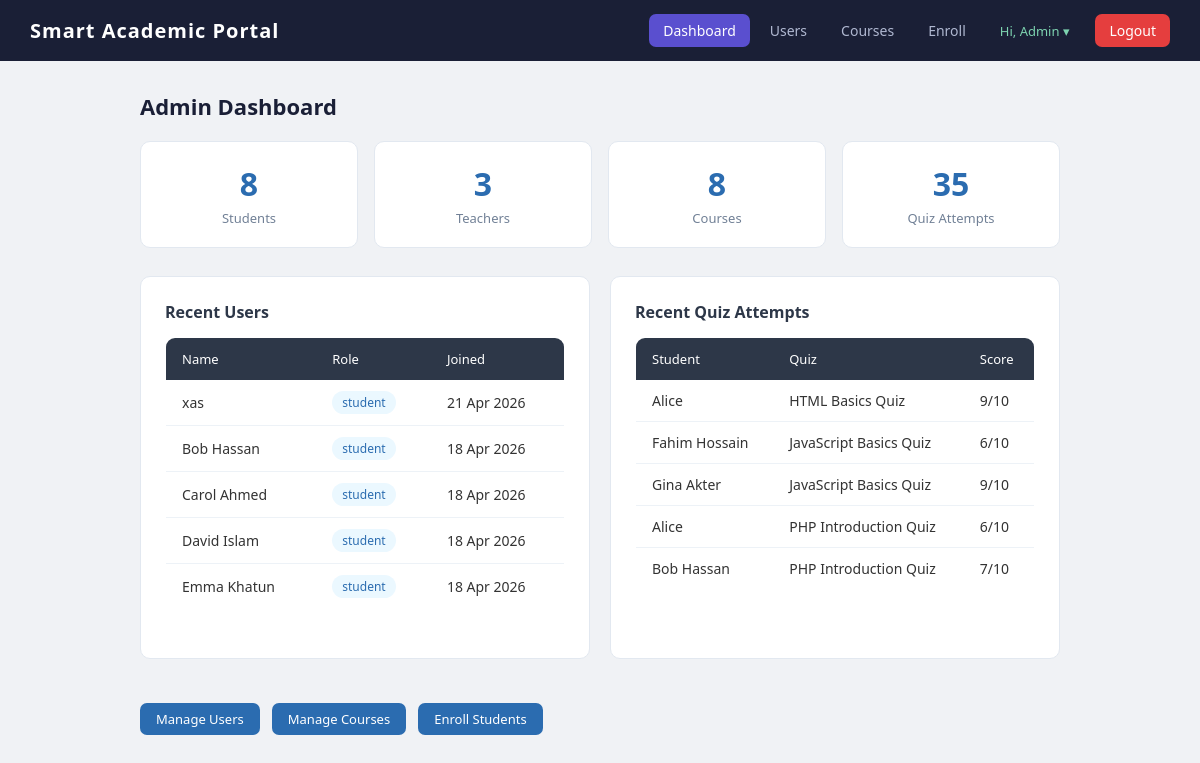
Page /admin/dashboard.php (signed in) on the committed database.
### tables this page shows
CREATE TABLE `users` (
  `id` int(11) NOT NULL,
  `name` varchar(100) NOT NULL,
  `email` varchar(100) NOT NULL,
  `password` varchar(255) NOT NULL,
  `role` enum('student','teacher','admin') DEFAULT 'student',
  `created_at` timestamp NOT NULL DEFAULT current_timestamp()
);

CREATE TABLE `quiz_attempts` (
  `id` int(11) NOT NULL,
  `quiz_id` int(11) NOT NULL,
  `student_id` int(11) NOT NULL,
  `score` int(11) DEFAULT 0,
  `attempted_at` timestamp NOT NULL DEFAULT current_timestamp()
);

CREATE TABLE `quizzes` (
  `id` int(11) NOT NULL,
  `course_id` int(11) NOT NULL,
  `title` varchar(150) NOT NULL,
  `time_limit` int(11) DEFAULT 30,
  `total_marks` int(11) DEFAULT 10
);

### admin/dashboard.php (the view, shortened to what this page needs)
<?php
$total_students = mysqli_fetch_assoc(mysqli_query($conn,
    "SELECT COUNT(*) as c FROM users WHERE role='student'"))['c'];
$total_teachers = mysqli_fetch_assoc(mysqli_query($conn,
    "SELECT COUNT(*) as c FROM users WHERE role='teacher'"))['c'];
$total_courses  = mysqli_fetch_assoc(mysqli_query($conn,
    "SELECT COUNT(*) as c FROM courses"))['c'];
$total_attempts = mysqli_fetch_assoc(mysqli_query($conn,
    "SELECT COUNT(*) as c FROM quiz_attempts"))['c'];
$recent_users = mysqli_query($conn,
    "SELECT name, role, created_at FROM users ORDER BY created_at DESC LIMIT 5");
$recent_attempts = mysqli_query($conn,
    "SELECT u.name, q.title, qa.score, q.total_marks, qa.attempted_at
     FROM quiz_attempts qa
     JOIN users u ON qa.student_id = u.id
     JOIN quizzes q ON qa.quiz_id = q.id
     ORDER BY qa.attempted_at DESC LIMIT 5");
?>
<!DOCTYPE html>
<html lang="en">
<head>
  <link rel="stylesheet" href="../assets/style.css">
</head>
<body>
<?php include '../includes/header.php'; ?>
<div class="container">
  <h2>Admin Dashboard</h2>
  <div class="stats-grid">
    <div class="stat-card">
      <div class="stat-number"><?= $total_students ?></div>
      <div class="stat-label">Students</div>
    </div>
    <div class="stat-card">
      <div class="stat-number"><?= $total_teachers ?></div>
      <div class="stat-label">Teachers</div>
    </div>
    <div class="stat-card">
      <div class="stat-number"><?= $total_courses ?></div>
      <div class="stat-label">Courses</div>
    </div>
    <div class="stat-card">
      <div class="stat-number"><?= $total_attempts ?></div>
      <div class="stat-label">Quiz Attempts</div>
    </div>
  </div>
  <div style="display:grid;grid-template-columns:1fr 1fr;gap:20px">
    <div class="card">
      <h3>Recent Users</h3>
      <table class="data-table">
        <thead>
          <tr><th>Name</th><th>Role</th><th>Joined</th></tr>
        </thead>
        <tbody>
        <?php while($u = mysqli_fetch_assoc($recent_users)): ?>
          <tr>
            <td><?= $u['name'] ?></td>
            <td><span class="role-badge role-<?= $u['role'] ?>"><?= $u['role'] ?></span></td>
            <td><?= date('d M Y', strtotime($u['created_at'])) ?></td>
          </tr>
        <?php endwhile; ?>
        </tbody>
      </table>
    </div>
    <div class="card">
      <h3>Recent Quiz Attempts</h3>
      <table class="data-table">
        <thead>
          <tr><th>Student</th><th>Quiz</th><th>Score</th></tr>
        </thead>
        <tbody>
        <?php if(mysqli_num_rows($recent_attempts) == 0): ?>
          <tr><td colspan="3" style="color:#718096">No attempts yet.</td></tr>
        <?php else: ?>
        <?php while($a = mysqli_fetch_assoc($recent_attempts)): ?>
          <tr>
            <td><?= $a['name'] ?></td>
            <td><?= $a['title'] ?></td>
            <td><?= $a['score'] ?>/<?= $a['total_marks'] ?></td>
          </tr>
        <?php endwhile; ?>
        <?php endif; ?>
        </tbody>
      </table>
    </div>
  </div>
  <div style="display:flex;gap:12px;margin-top:20px;flex-wrap:wrap">
    <a href="/acadportal/admin/manage_users.php"   class="btn-primary">Manage Users</a>
    <a href="/acadportal/admin/manage_courses.php" class="btn-primary">Manage Courses</a>
    <a href="/acadportal/admin/enroll.php"         class="btn-primary">Enroll Students</a>
  </div>
</div>
</body>
</html>

### includes/header.php (shortened to what this page needs)
<?php
$current = basename($_SERVER['PHP_SELF']);
?>
<nav class="navbar">
  <a href="/acadportal/<?= $_SESSION['role'] ?>/dashboard.php" class="nav-brand">
    Smart Academic Portal
  </a>
  <div class="nav-links">
    <?php if(isset($_SESSION['role'])): ?>
      <?php if($_SESSION['role'] == 'student'): ?>
        <a href="/acadportal/student/dashboard.php"
           class="<?= $current=='dashboard.php' ? 'active' : '' ?>">Dashboard</a>
        <a href="/acadportal/student/my_courses.php"
           class="<?= $current=='my_courses.php' ? 'active' : '' ?>">My Courses</a>
        <a href="/acadportal/student/my_grades.php"
           class="<?= $current=='my_grades.php' ? 'active' : '' ?>">My Grades</a>
        <a href="/acadportal/student/results.php"
           class="<?= $current=='results.php' ? 'active' : '' ?>">Results</a>
      <?php elseif($_SESSION['role'] == 'admin'): ?>
        <a href="/acadportal/admin/dashboard.php"
           class="<?= $current=='dashboard.php' ? 'active' : '' ?>">Dashboard</a>
        <a href="/acadportal/admin/manage_users.php"
           class="<?= $current=='manage_users.php' ? 'active' : '' ?>">Users</a>
        <a href="/acadportal/admin/manage_courses.php"
           class="<?= $current=='manage_courses.php' ? 'active' : '' ?>">Courses</a>
        <a href="/acadportal/admin/enroll.php"
           class="<?= $current=='enroll.php' ? 'active' : '' ?>">Enroll</a>
      <?php endif; ?>
      <div class="nav-user">
        Hi, <?= $_SESSION['user_name'] ?> ▾
      </div>
      <a href="/acadportal/auth/logout.php" class="btn-logout">Logout</a>
    <?php endif; ?>
  </div>
</nav>

### assets/style.css (style rules this page uses)
* { margin: 0; padding: 0; box-sizing: border-box; }
body { font-family: 'Segoe UI', Tahoma, Geneva, Verdana, sans-serif; background: #f0f2f5; color: #333; font-size: 15px; }
.navbar { background: #1a1f36; padding: 14px 30px; display: flex; justify-content: space-between; align-items: center; position: sticky; top: 0; z-index: 100; }
.nav-brand { color: #fff; font-size: 20px; font-weight: 700; letter-spacing: 1px; }
.nav-links { display: flex; align-items: center; gap: 20px; }
.nav-links a { color: #b0b8d1; text-decoration: none; font-size: 14px; transition: color 0.2s; }
.nav-user { color: #7dd3b0; font-size: 13px; }
.btn-logout { background: #e53e3e; color: #fff !important; padding: 6px 14px; border-radius: 6px; font-size: 13px; }
.container { max-width: 960px; margin: 30px auto; padding: 0 20px; }
h2 { font-size: 22px; font-weight: 600; margin-bottom: 20px; color: #1a1f36; }
h3 { font-size: 16px; font-weight: 600; margin-bottom: 14px; color: #2d3748; }
.card { background: #fff; border-radius: 10px; padding: 24px; margin-bottom: 24px; border: 1px solid #e2e8f0; }
.data-table { width: 100%; border-collapse: collapse; background: #fff; border-radius: 10px; overflow: hidden; border: 1px solid #e2e8f0; margin-bottom: 24px; }
.data-table th { background: #2d3748; color: #fff; padding: 12px 16px; text-align: left; font-size: 13px; font-weight: 500; }
.data-table td { padding: 11px 16px; border-bottom: 1px solid #edf2f7; font-size: 14px; }
.data-table tr:last-child td { border-bottom: none; }
.role-badge { display: inline-block; padding: 3px 10px; border-radius: 99px; font-size: 12px; font-weight: 500; }
.role-student { background: #ebf8ff; color: #2b6cb0; }
.btn-primary { background: #2b6cb0; color: #fff; text-decoration: none; padding: 7px 16px; border-radius: 7px; font-size: 13px; font-weight: 500; display: inline-block; transition: background 0.2s; }
.stats-grid { display: grid; grid-template-columns: repeat(auto-fit, minmax(180px, 1fr)); gap: 16px; margin-bottom: 28px; }
.stat-card { background: #fff; border-radius: 10px; padding: 20px; border: 1px solid #e2e8f0; text-align: center; }
.stat-card .stat-number { font-size: 32px; font-weight: 700; color: #2b6cb0; }
.stat-card .stat-label { font-size: 13px; color: #718096; margin-top: 4px; }

### includes/header.php (style rules this page uses)
.navbar { background: #1a1f36; padding: 14px 30px; display: flex; justify-content: space-between; align-items: center; position: sticky; top: 0; z-index: 100; }
.nav-brand { color: #fff; font-size: 20px; font-weight: 700; letter-spacing: 1px; text-decoration: none; }
.nav-links { display: flex; align-items: center; gap: 6px; }
.nav-links a { color: #b0b8d1; text-decoration: none; font-size: 14px; padding: 7px 14px; border-radius: 7px; transition: all 0.2s; }
.nav-links a.active { color: #fff; background: #5a4fcf; font-weight: 500; }
.nav-user { color: #7dd3b0; font-size: 13px; padding: 7px 14px; border-radius: 7px; cursor: pointer; position: relative; transition: background 0.2s; }
.btn-logout { background: #e53e3e; color: #fff !important; padding: 7px 16px; border-radius: 7px; font-size: 14px; text-decoration: none; transition: background 0.2s; margin-left: 6px; }

### rows in the picture
users: name "xas", role "student", created_at "21 Apr 2026"
users: name "Bob Hassan", role "student", created_at "18 Apr 2026"
users: name "Carol Ahmed", role "student", created_at "18 Apr 2026"
users: name "David Islam", role "student", created_at "18 Apr 2026"
users: name "Emma Khatun", role "student", created_at "18 Apr 2026"
quiz_attempts: student.name "Alice", quiz.title "HTML Basics Quiz", score "9", quiz.total_marks "10"
quiz_attempts: student.name "Fahim Hossain", quiz.title "JavaScript Basics Quiz", score "6", quiz.total_marks "10"
quiz_attempts: student.name "Gina Akter", quiz.title "JavaScript Basics Quiz", score "9", quiz.total_marks "10"
quiz_attempts: student.name "Alice", quiz.title "PHP Introduction Quiz", score "6", quiz.total_marks "10"
quiz_attempts: student.name "Bob Hassan", quiz.title "PHP Introduction Quiz", score "7", quiz.total_marks "10"

### other values in the picture
$_SESSION['user_name'] "Admin"
$total_students "8"
$total_teachers "3"
$total_courses "8"
$total_attempts "35"
